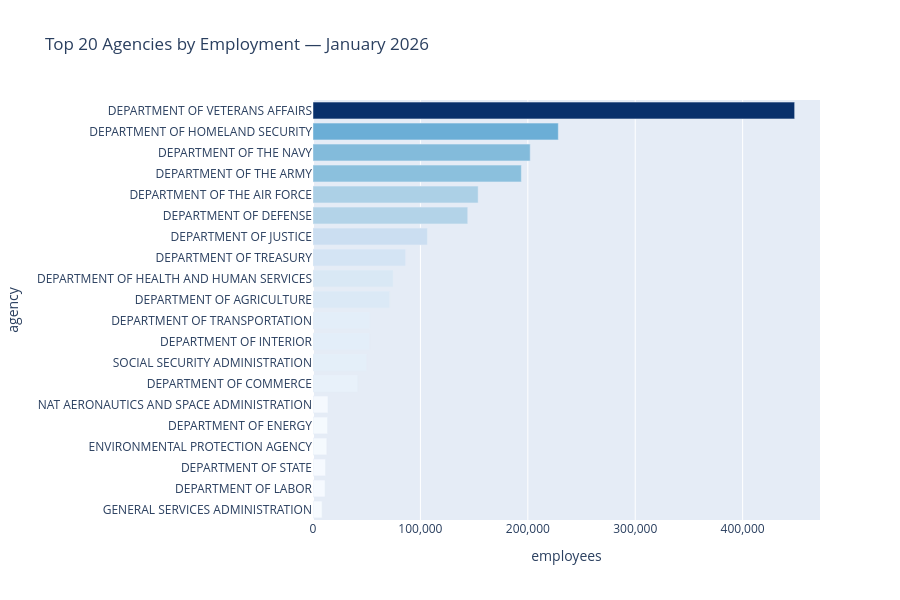

Notebook source saved alongside this figure:
### Code cell
# Employment snapshot: top 20 agencies in the most recent month
latest_month = emp_months[-1]
latest_label = pd.to_datetime(latest_month, format='%Y%m').strftime('%B %Y')

top_emp = db.execute(f"""
    SELECT agency, SUM(CAST(count AS INTEGER)) as employees
    FROM employment WHERE snapshot_yyyymm = '{latest_month}'
    GROUP BY agency ORDER BY employees DESC LIMIT 20
""").df()

fig = px.bar(
    top_emp, x='employees', y='agency', orientation='h',
    title=f'Top 20 Agencies by Employment — {latest_label}',
    color='employees', color_continuous_scale='Blues',
)
fig.update_layout(height=600, yaxis={'categoryorder': 'total ascending'},
                  xaxis=dict(tickformat=','), showlegend=False, coloraxis_showscale=False)
fig.show()
download_csv(top_emp, f'employment_{latest_month}.csv')

### Figure 1 — Plotly figure (JSON) as saved in the notebook; plotly's stock layout.template omitted (floating-point values rounded to 4 significant figures)
{"data": [{"hovertemplate": "employees=%{marker.color}<br>agency=%{y}<extra></extra>", "legendgroup": "", "marker": {"color": [448400.0, 228400.0, 202200.0, 194000.0, 153800.0, 144100.0, 106500.0, 86190.0, 74550.0, 71320.0, 53010.0, 52780.0, 49880.0, 41560.0, 13910.0, 13490.0, 12850.0, 11590.0, 11190.0, 8447.0], "coloraxis": "coloraxis", "pattern": {"shape": ""}}, "name": "", "orientation": "h", "showlegend": false, "textposition": "auto", "type": "bar", "x": [448400.0, 228400.0, 202200.0, 194000.0, 153800.0, 144100.0, 106500.0, 86190.0, 74550.0, 71320.0, 53010.0, 52780.0, 49880.0, 41560.0, 13910.0, 13490.0, 12850.0, 11590.0, 11190.0, 8447.0], "xaxis": "x", "y": ["DEPARTMENT OF VETERANS AFFAIRS", "DEPARTMENT OF HOMELAND SECURITY", "DEPARTMENT OF THE NAVY", "DEPARTMENT OF THE ARMY", "DEPARTMENT OF THE AIR FORCE", "DEPARTMENT OF DEFENSE", "DEPARTMENT OF JUSTICE", "DEPARTMENT OF TREASURY", "DEPARTMENT OF HEALTH AND HUMAN SERVICES", "DEPARTMENT OF AGRICULTURE", "DEPARTMENT OF TRANSPORTATION", "DEPARTMENT OF INTERIOR", "SOCIAL SECURITY ADMINISTRATION", "DEPARTMENT OF COMMERCE", "NAT AERONAUTICS AND SPACE ADMINISTRATION", "DEPARTMENT OF ENERGY", "ENVIRONMENTAL PROTECTION AGENCY", "DEPARTMENT OF STATE", "DEPARTMENT OF LABOR", "GENERAL SERVICES ADMINISTRATION"], "yaxis": "y"}], "layout": {"barmode": "relative", "coloraxis": {"colorbar": {"title": {"text": "employees"}}, "colorscale": [[0.0, "rgb(247,251,255)"], [0.125, "rgb(222,235,247)"], [0.25, "rgb(198,219,239)"], [0.375, "rgb(158,202,225)"], [0.5, "rgb(107,174,214)"], [0.625, "rgb(66,146,198)"], [0.75, "rgb(33,113,181)"], [0.875, "rgb(8,81,156)"], [1.0, "rgb(8,48,107)"]], "showscale": false}, "height": 600, "legend": {"tracegroupgap": 0}, "showlegend": false, "title": {"text": "Top 20 Agencies by Employment — January 2026"}, "xaxis": {"anchor": "y", "domain": [0.0, 1.0], "tickformat": ",", "title": {"text": "employees"}}, "yaxis": {"anchor": "x", "categoryorder": "total ascending", "domain": [0.0, 1.0], "title": {"text": "agency"}}}}
